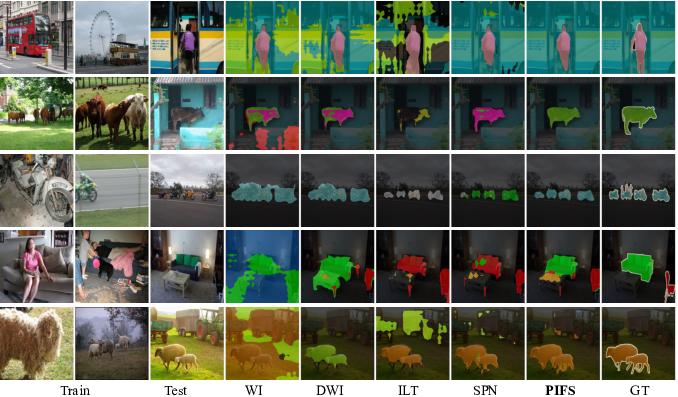
#> input picture images/qual_voc2.png, 678 x 397 px, given in place of img.png, which was not available
$ python group_qualitative.py
#> lines starting #> are read from the running program, lines starting #| are printed output that depends on the picture; pictures that were not available may be replaced by others from this repository, and a replacement may not be noted
import numpy as np
from PIL import Image
import os
import sys
import argparse

PATH = '..'
GAP = 10
SIZE = 512

old = "pre-RW"
namesN = ["img", "FT", "LWF", "ILT", "IC", "SYM", "tar"]
names0 = ["img", old, old, old, old, old, "tar"]


def main(opts):
    step = opts.step
    path = PATH
    dest = PATH + "/cat"
    names = names0 if step == 0 else namesN

    os.makedirs(dest, exist_ok=True)

    for i in range(600):
        new_im = Image.new('RGB', (SIZE * len(names) + GAP * (len(names)-1),
                                   GAP * (step - 1) + step * SIZE), (255, 255, 255, 255))
#> new_im: PIL image 3644x512 RGB; every value is 255
        for s in range(step):
            if s == 0:
                names = names0
            else:
                names = namesN
            fol_path = path + "/" + str(s) + "/"
            for j, n in enumerate(names):
                im = Image.open(fol_path+f"0-{i}/"+n+f".png")
#> im is the input picture: PIL image 678x397 RGBA; mean R, G, B, A 89.7, 99.4, 85.1, 255
                im.thumbnail((SIZE, SIZE))
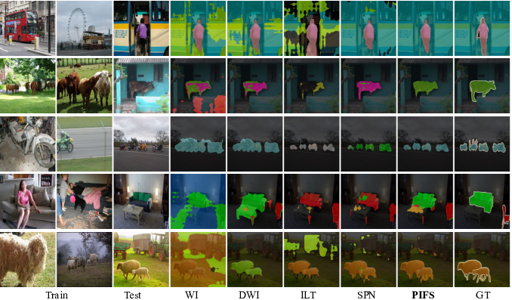
#> im: PIL image 512x300 RGBA; mean R, G, B, A 89.5, 99.2, 84.9, 255
                new_im.paste(im, (j*(GAP+SIZE), s*(SIZE+GAP)))
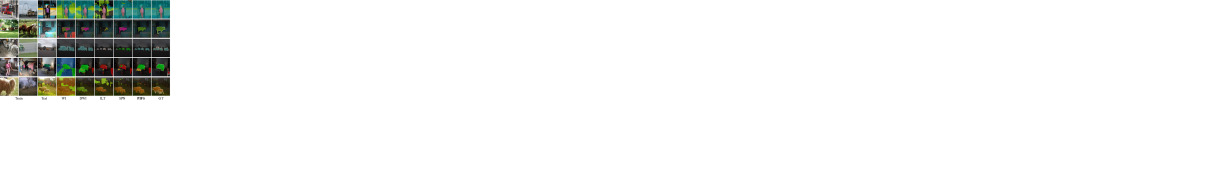
#> new_im: PIL image 3644x512 RGB (shown at 1/3 size); mean R, G, B 241.4, 242.2, 241

            new_im.save(dest+f"/{i}.png")
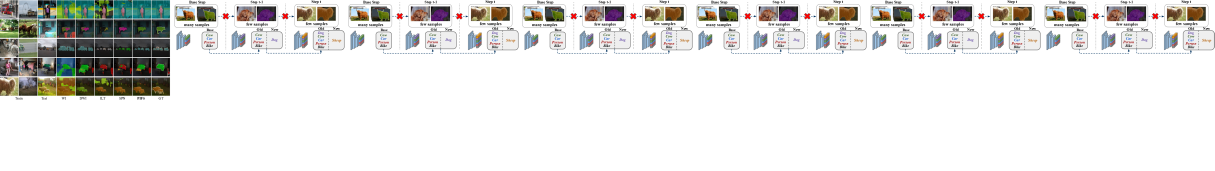
#> saved as 0.png: PIL image 3644x512 RGB (shown at 1/3 size); mean R, G, B 229.1, 228.9, 227.2


if __name__=='__main__':
    parser = argparse.ArgumentParser()
    parser.add_argument("--step", default=1, type=int)

    opts = parser.parse_args()
#> (the run stopped early here; a loop or call above may not have finished)
